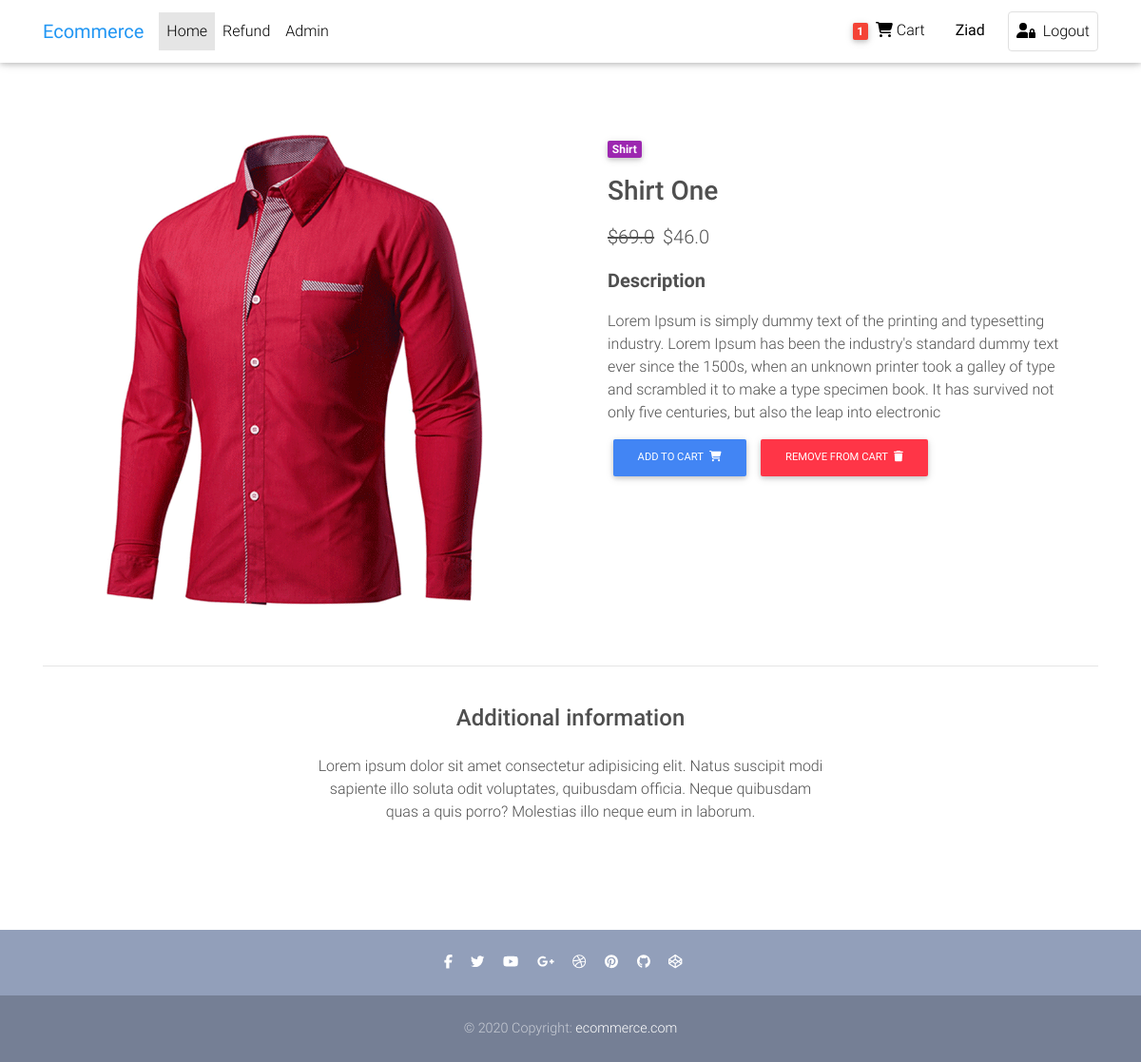
The page /product/test-product-1/ (signed in) on the database its author committed.
### store/models.py (models this page shows, shortened)
class Order(models.Model):
    user = models.ForeignKey(settings.AUTH_USER_MODEL, on_delete=models.CASCADE)
    ref_code = models.CharField(max_length=20, blank=True, null=True)
    ordered = models.BooleanField(default=False)
    item = models.ManyToManyField(OrderItem)
    start_date = models.DateTimeField(auto_now_add=True)
    ordered_date = models.DateTimeField()
    billing_address = models.ForeignKey('Address', related_name='billing_address', on_delete=models.SET_NULL,
                                        blank=True, null=True)
    shipping_address = models.ForeignKey('Address', related_name='shipping_address', on_delete=models.SET_NULL,
                                         blank=True, null=True)
    payment = models.ForeignKey('Payment', on_delete=models.SET_NULL, blank=True, null=True)
    coupon = models.ForeignKey('Coupon', on_delete=models.SET_NULL, blank=True, null=True)
    being_delivered = models.BooleanField(default=False)
    received = models.BooleanField(default=False)
    refund_requested = models.BooleanField(default=False)
    refund_granted = models.BooleanField(default=False)

class Item(models.Model):
    title = models.CharField(max_length=100)
    price = models.FloatField()
    image = models.ImageField(upload_to='image')
    discount_price = models.FloatField(null=True, blank=True)
    category = models.CharField(choices=CATEGORY_CHOICES, max_length=2)
    label = models.CharField(choices=LABEL_CHOICES, max_length=1)
    slug = models.SlugField()
    description = models.TextField()
    name = models.TextField()
    def get_absolute_url(self):
        return reverse('store:product', kwargs={'slug': self.slug})
    def get_add_cart_url(self):
        return reverse('store:add_cart', kwargs={'slug': self.slug})
    def remove_cart_url(self):
        return reverse('store:remove_cart', kwargs={'slug': self.slug})

### store/views.py (the view)
# urls.py: path('product/<slug>/', views.ItemDetailsView.as_view(), name='product'),
class ItemDetailsView(DetailView):
    model = Item
    template_name = 'store/product-page.html'

### store/templatetags/cart_template_tags.py (called while the page is built)
@register.filter
def cart_item_count(user):
    if user.is_authenticated:
        qs = Order.objects.filter(user=user, ordered=False)
        if qs.exists():
            return qs[0].item.count()
        return 0

### store/templates/store/product-page.html (shortened to what this page needs)
{% extends 'store/base.html' %}
{% block content %}
    <main class="mt-5 pt-4">
        <div class="container dark-grey-text mt-5">
            <div class="row wow fadeIn">
                <div class="col-md-6 mb-4">
                    <img src="{{ object.image.url }}"
                         class="img-fluid" alt="">
                </div>
                <div class="col-md-6 mb-4">
                    <div class="p-4">
                        <div class="mb-3">
                            <a href="{{ item.get_absolute_url }}">
                                <span class="badge purple mr-1">{{ object.get_category_display }}</span>
                            </a>
                        </div>
                        <div class="mb-3">
                            <span class="h3">{{ object.title }}</span>
                        </div>
                        <p class="lead">
                            {% if object.discount_price %}
                                <span class="mr-1">
                                    <del>${{ object.price }}</del>
                                </span>
                                <span>${{ object.discount_price }}</span>
                            {% else %}
                                <span>${{ object.price }}</span>
                            {% endif %}
                        </p>
                        <p class="lead font-weight-bold">Description</p>
                        <p>{{ object.description }}</p>
                        <a href="{{ object.get_add_cart_url }}" class="btn btn-primary btn-md my-0 p">Add to cart
                            <i class="fas fa-shopping-cart ml-1"></i>
                        </a>
                        <a href="{{ object.remove_cart_url }}" class="btn btn-danger btn-md my-0 p">Remove from cart
                            <i class="fas fa-trash ml-1"></i>
                        </a>
                    </div>
                </div>
            </div>
            <hr>
            <div class="row d-flex justify-content-center wow fadeIn">
                <div class="col-md-6 text-center">
                    <h4 class="my-4 h4">Additional information</h4>
                    <p>Lorem ipsum dolor sit amet consectetur adipisicing elit. Natus suscipit modi sapiente illo soluta
                        odit
                        voluptates,
                        quibusdam officia. Neque quibusdam quas a quis porro? Molestias illo neque eum in laborum.</p>
                </div>
            </div>
            <div class="row wow fadeIn">
                <div class="col-lg-4 col-md-12 mb-4">
                </div>
                <div class="col-lg-4 col-md-6 mb-4">
                </div>
                <div class="col-lg-4 col-md-6 mb-4">
                </div>
            </div>
        </div>
    </main>
{% endblock %}

### store/templates/store/base.html (shortened to what this page needs)
{% load static %}
{% load cart_template_tags %}
<!DOCTYPE html>
<html lang="en">
<head>
    <link rel="stylesheet" href="{% static 'css/all.min.css' %}">
    <link href="{% static 'css/bootstrap.min.css' %}" rel="stylesheet">
    <link href="{% static 'css/mdb.min.css' %}" rel="stylesheet">
    <link href="{% static 'css/style.min.css' %}" rel="stylesheet">
</head>
<body>
<nav class="navbar fixed-top navbar-expand-lg navbar-light white scrolling-navbar">
    <div class="container">
        <a class="navbar-brand waves-effect" href="{% url 'store:home' %}">
            <strong class="blue-text">Ecommerce</strong>
        </a>
        <div class="collapse navbar-collapse" id="navbarSupportedContent">
            <ul class="navbar-nav mr-auto">
                <li class="nav-item active">
                    <a class="nav-link waves-effect" href="{% url 'store:home' %}">Home
                    </a>
                </li>
                {% if request.user.is_authenticated %}
                    <li class="nav-item">
                        <a class="nav-link waves-effect" href="{% url 'store:request-refund' %}">Refund</a>
                    </li>
                {% endif %}
                {% if request.user.is_staff %}
                    <li class="nav-item">
                        <a class="nav-link waves-effect" href="{% url 'store:admin' %}" target="_blank">Admin</a>
                    </li>
                {% endif %}
            </ul>
            <ul class="navbar-nav nav-flex-icons">
                {% if request.user.is_authenticated %}
                    <li class="nav-item">
                        <a href="{% url 'store:order_summary' %}" class="nav-link waves-effect">
                            <span class="badge red z-depth-1 mr-1"> {{ request.user|cart_item_count }} </span>
                            <i class="fas fa-shopping-cart"></i>
                            <span class="clearfix d-none d-sm-inline-block"> Cart </span>
                        </a>
                    </li>
                    <li class="nav-item mx-3">
                        <a class="nav-link waves-effect">
                            <span class="clearfix d-none d-sm-inline-block"><strong>{{ user.first_name }}</strong></span>
                        </a>
                    </li>
                    <li class="nav-item">
                        <a href="{% url 'store:logout' %}"
                           class="nav-link border border-light rounded waves-effect">
                            <i class="fa fa-user-lock mr-2"></i>Logout
                        </a>
                    </li>
                {% endif %}
            </ul>
        </div>
    </div>
</nav>
{% block content %}
{% endblock %}
<footer class="page-footer text-center font-small mt-5 wow fadeIn">
    <div class="pt-4">
    </div>
    <div class="pb-4">
        <a href="#">
            <i class="fab fa-facebook-f mr-3"></i>
        </a>
        <a href="#">
            <i class="fab fa-twitter mr-3"></i>
        </a>
        <a href="#">
            <i class="fab fa-youtube mr-3"></i>
        </a>
        <a href="#">
            <i class="fab fa-google-plus-g mr-3"></i>
        </a>
        <a href="#">
            <i class="fab fa-dribbble mr-3"></i>
        </a>
        <a href="#">
            <i class="fab fa-pinterest mr-3"></i>
        </a>
        <a href="#">
            <i class="fab fa-github mr-3"></i>
        </a>
        <a href="#">
            <i class="fab fa-codepen mr-3"></i>
        </a>
    </div>
    <div class="footer-copyright py-4">
        © 2020 Copyright:
        <a href="#"> ecommerce.com </a>
    </div>
</footer>
</body>
</html>

### rows shown on the page
Item: image (picture), category "Shirt", title "Shirt One", price "69.0", discount_price "46.0", description "Lorem Ipsum is simply dummy text of the printing and typesetting industry. Lorem Ipsum has been the industry's standard dummy text ever since the 1500s, when an unknown printer took a galley of type and scrambled it to make a type specimen book. It has survived not only five centuries, but also the leap into electronic"

### other values the page prints
{{ request.user|cart_item_count }} "1"
{{ user.first_name }} "Ziad"
